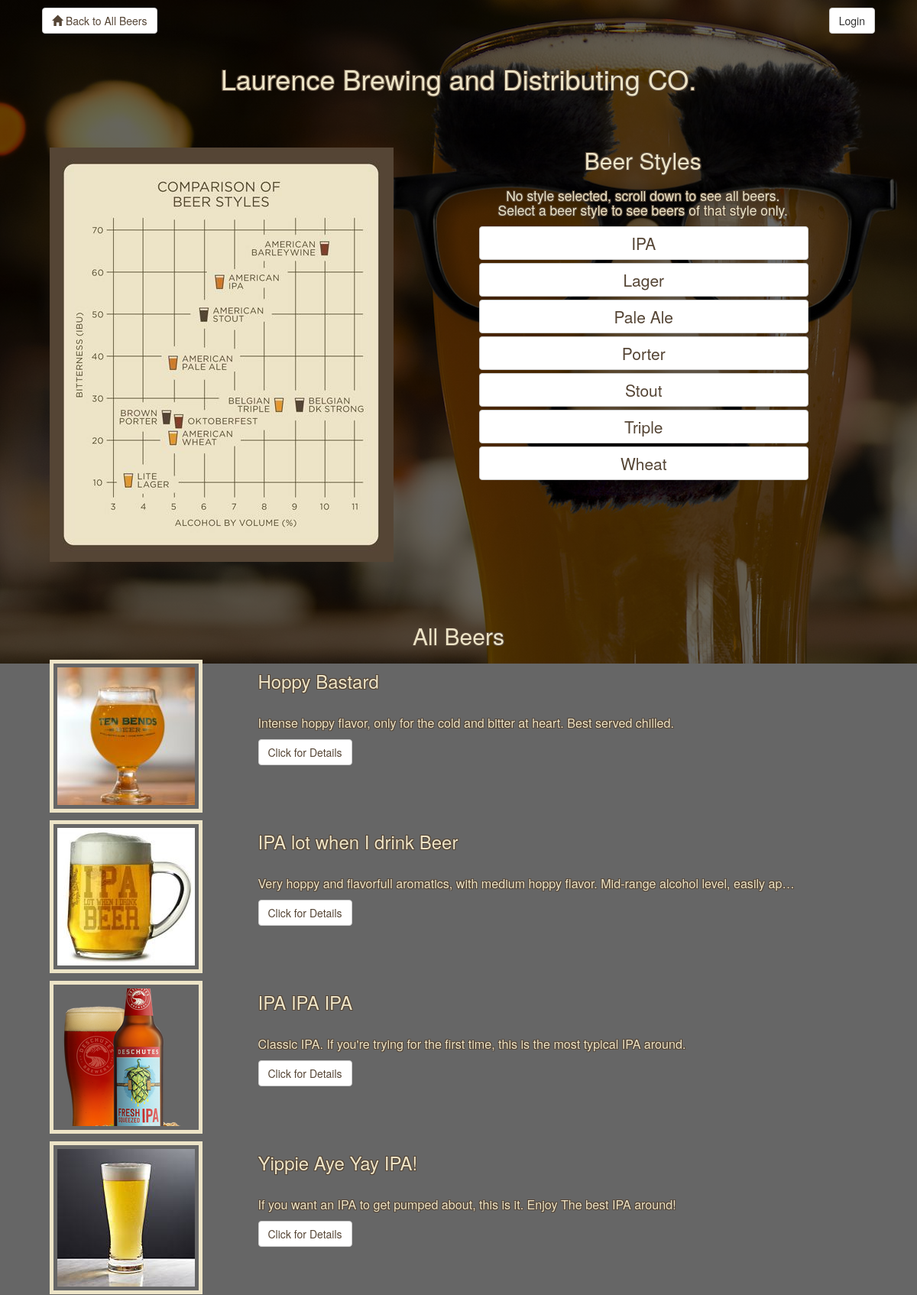
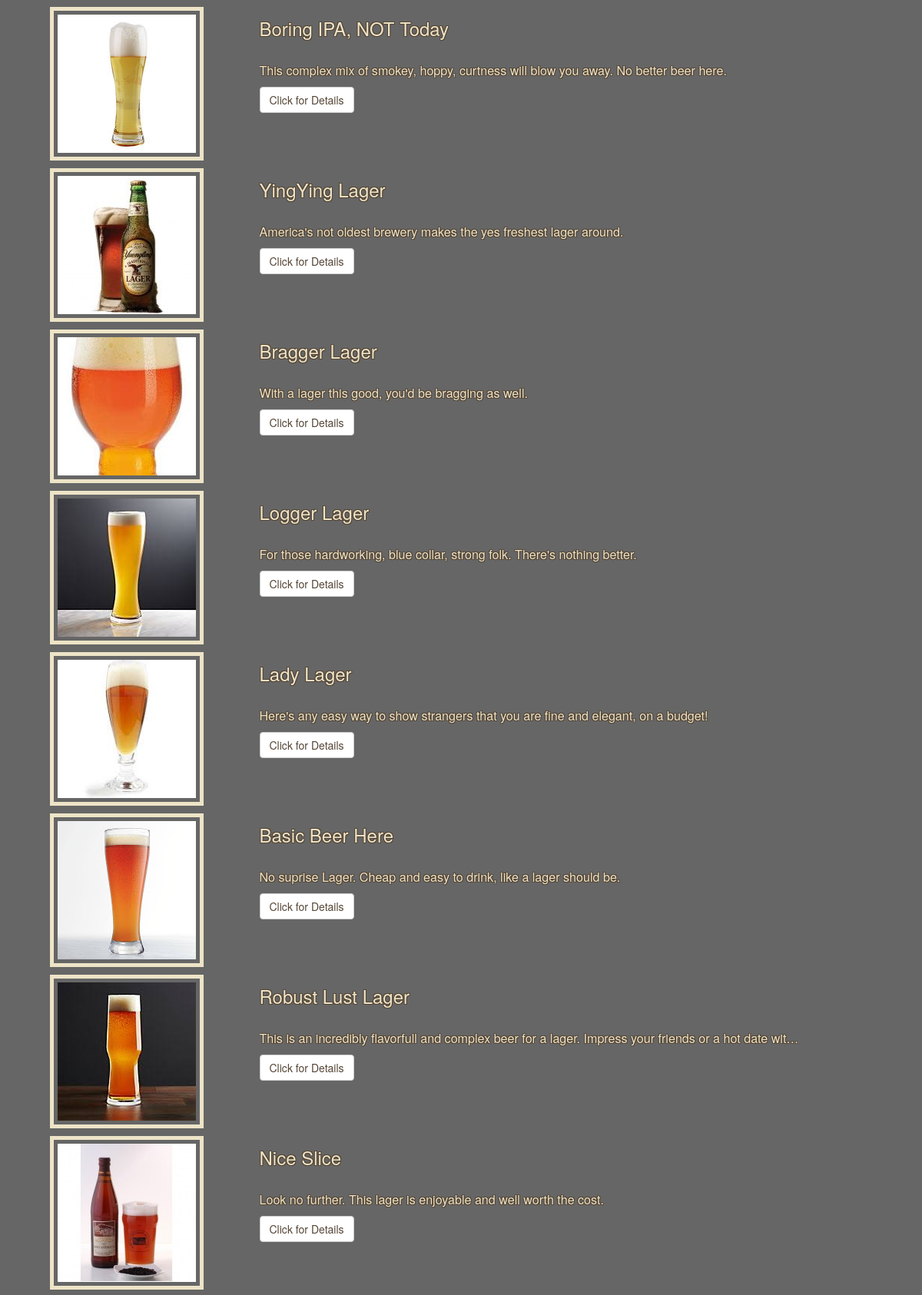
Page /beers (upper part) on the committed database (2 pictures, top to bottom).
### database_setup.py (models this page shows, shortened)
class Category(Base):
    __tablename__ = 'categories'
    id = Column(Integer, primary_key=True)
    name = Column(String(250), nullable=False)

class Item(Base):
    __tablename__ = 'items'
    id = Column(Integer, primary_key=True)
    name = Column(String(50), nullable=False)
    description = Column(String(500))
    picture_path = Column(String(250))
    price = Column(String(10))
    ibu = Column(String(3))
    abv = Column(String(3))
    category_id = Column(Integer, ForeignKey('categories.id'))
    category = relationship(Category)
    user_id = Column(Integer, ForeignKey('users.id'))
    user = relationship(User)

### main.py (the view)
@app.route('/') # GET - Landing page, directs routes to /beer
@app.route('/beers') # GET - List of all beer
def showAllBeers():
    username = currentUserName()
    categories = session.query(Category).order_by(asc(Category.name))
    query = session.query(Item)
    category_id_filter = request.args.get('category_id')
    category_name = None
    if category_id_filter is not None:
        query = query.filter(Item.category_id == int(category_id_filter))
        category_name = session.query(Category).filter(Category.id == int(category_id_filter)).first().name
    print (query)
    items = query.all()
    print (login_session)
    return render_template('showAllBeers.html', categories=categories, items=items,
                            Item=Item, category_name=category_name, isLoggedIn=isLoggedIn(),
                            isOwner=isOwner, username=username, currentUserName=currentUserName())

### main.py (called while the page is built)
def currentUser():
    return login_session.get('user')

def currentUserName():
    if isLoggedIn():
        return currentUser().get('username')

def isLoggedIn():
    return bool(currentUser())

### templates/showAllBeers.html (shortened to what this page needs)
{% extends "main.html" %}
{% block content %}
{% include "header.html" %}
    <h1>Laurence Brewing and Distributing CO.</h1>
    <br>
    <br>
    <div class=" col-md-12 header">
        <div class="col-md-6 all_image">
            <img src="../static/images/ibu_vs_abv.jpeg" alt="Image of a graph of IBU (bitterness) vs. ABV (alcohol content)." style="border: none;">
        </div>
        <div class=" col-md-5 beer_categories">
        <h2>Beer Styles</h2>
        <div class="col-md-12 current_style">
            {% if category_name %}
                <h4>{{category_name}} selected, scroll down to see {{category_name}} beers.</h4>
            {% else %}
                <h4>No style selected, scroll down to see all beers. Select a beer style to see beers of that style only.</h4>
            {% endif %}
        </div>
        {% for category in categories %}
            <div class="col-md-12 btn-group btn-group-justified">
                <a href="/beers?category_id={{category.id}}" class="btn btn-default">{{category.name}}</a>
            </div>
        {% endfor %}
        </div>
    </div>
    <br>
    <div class="col-md-12 current_style">
        {% if category_name %}
            <h2>{{category_name}} Beers</h2>
        {% else %}
            <h2>All Beers</h2>
        {% endif %}
    </div>
    {% for item in items %}
    <div class="col-md-12 list_of_beers">
        <div class="col-md-3">
            <img src="{{item.picture_path}}" alt="Image of a Beer.">
        </div>
        <div class="col-md-8">
            <h3>{{item.name}}</h3>
            <br>
            <p class="truncate">{{item.description}}</p>
            <a href="{{url_for('showSpecificBeer', item_id = item.id)}}"><p class="btn btn-default">Click for Details</p></a>
            <br>
        </div>
    </div>
    {% endfor %}
{% endblock %}

### static/styles.css (style rules this page uses)
body { background-image: linear-gradient(to bottom, rgba(0,0,0,0.6) 0%,rgba(0,0,0,0.6) 100%), url(../static/images/groucho_beer_2.jpg); background-repeat: no-repeat; background-attachment: fixed; }
h1, h2 { text-align: center; color: #ede4c7; text-shadow: -1.15px -1.15px 0 #554535, 1.15px -1.15px 0 #554535, -1.15px 1.15px 0 #554535, 1.15px 1.15px 0 #554535; }
h3, h4, p, a { color: #ede4c7; text-shadow: -1px -1px 0 #554535, 1px -1px 0 #554535, -1px 1px 0 #554535, 1px 1px 0 #554535; }
p, a { font-size: 1.15em; }
img { max-width: 100%; max-height: 100%; padding: 5px; margin: 5px; border: 5px solid #ede4c7; }
a.btn { color: #554535; text-shadow: none; }
p.btn { color: #554535; text-shadow: none; }
.beer_categories h4 { text-align: center; font-size: 1.25em; }
.beer_categories a { text-align: center; font-size: 1.5em; }
.btn-group-justified { padding: 1px; margin: 1px; }
.all_image { padding: 5px; margin: 5px; }
.current_style h2 { padding-top: 30px; margin-top: 30px; }
.truncate { max-height: 80px; max-width: 250ch; white-space: nowrap; overflow: hidden; text-overflow: ellipsis; }

### rows in the picture
Category: name "IPA"
Category: name "Lager"
Category: name "Pale Ale"
Category: name "Porter"
Category: name "Stout"
Category: name "Triple"
Category: name "Wheat"
Item: picture_path (picture), name "Hoppy Bastard", description "Intense hoppy flavor, only for the cold and bitter at heart. Best served chilled."
Item: picture_path (picture), name "IPA lot when I drink Beer", description "Very hoppy and flavorfull aromatics, with medium hoppy flavor. Mid-range alcohol level, easily ap…"
Item: picture_path (picture), name "IPA IPA IPA", description "Classic IPA. If you're trying for the first time, this is the most typical IPA around."
Item: picture_path (picture), name "Yippie Aye Yay IPA!", description "If you want an IPA to get pumped about, this is it. Enjoy The best IPA around!"
Item: picture_path (picture), name "Boring IPA, NOT Today", description "This complex mix of smokey, hoppy, curtness will blow you away. No better beer here."
Item: picture_path (picture), name "YingYing Lager", description "America's not oldest brewery makes the yes freshest lager around."
Item: picture_path (picture), name "Bragger Lager", description "With a lager this good, you'd be bragging as well."
Item: picture_path (picture), name "Logger Lager", description "For those hardworking, blue collar, strong folk. There's nothing better."
Item: picture_path (picture), name "Lady Lager", description "Here's any easy way to show strangers that you are fine and elegant, on a budget!"
Item: picture_path (picture), name "Basic Beer Here", description "No suprise Lager. Cheap and easy to drink, like a lager should be."
Item: picture_path (picture), name "Robust Lust Lager", description "This is an incredibly flavorfull and complex beer for a lager. Impress your friends or a hot date wit…"
Item: picture_path (picture), name "Nice Slice", description "Look no further. This lager is enjoyable and well worth the cost."
